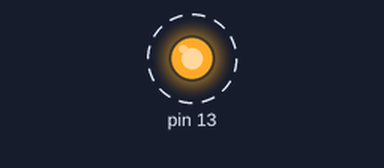
Recording of a sketch running on a simulated Arduino Uno, built with avr-gcc and run on an emulated ATmega328P. On the bench: output pins drawn as LEDs (lit = HIGH). Dashed ring = blinking.

Above: at 0.5 s.
Timing chart, 0 to 4.6 s (numbered marks = the images above):
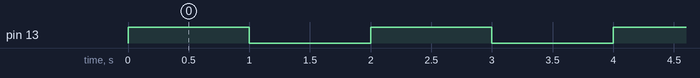

Measured:
- by itself, pin 13: alternates HIGH for 1.0 s and LOW for 1.0 s

The sketch:

InterrupcaoTimer2.ino
```cpp
/*
 * Clk I/O = Clk CPU = Clk Osc = 16e6
 */

char tcnt2 = 6; // Nuhmero que irah reiniciar o timer 2
unsigned char cont = 0; // Contador postcaler por software

bool state = 1; // Apenas aplicacao

void setup() {
  TIMSK2 = B00000001; // Ativa interrupcao por ovf e desativa comparacao
  TCCR2A = 0; // Timer 2 como contador
  bitWrite(TCCR2B, CS22, 1); // Prescaler 1:256
  bitWrite(TCCR2B, CS21, 1);
  bitWrite(TCCR2B, CS20, 0);

  bitClear(ASSR, AS2); // Usando I/O clock

  pinMode(13, OUTPUT);
  digitalWrite(13, state);
}

void loop() {
  // programa que funcionarah independente

}


ISR(TIMER2_OVF_vect) { // a cada 4 milissegundos
  bitClear(TIFR2, TOV2); // Limpa flag
  TCNT2 = tcnt2; // Retorna no tempo inicial
  cont++;
  if(cont == 250){ // postscaler por software para 1s
    cont = 0;
    state = !state;
    digitalWrite(13, state);
  }
}
```
